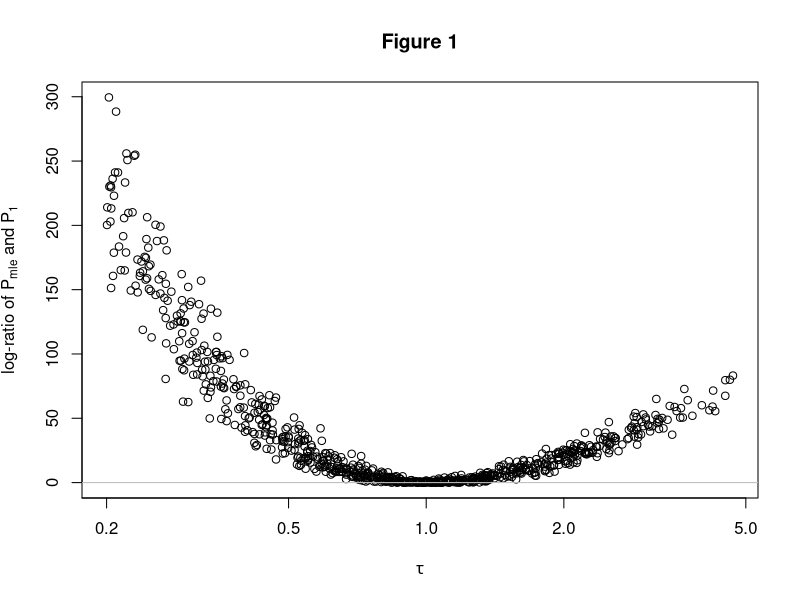
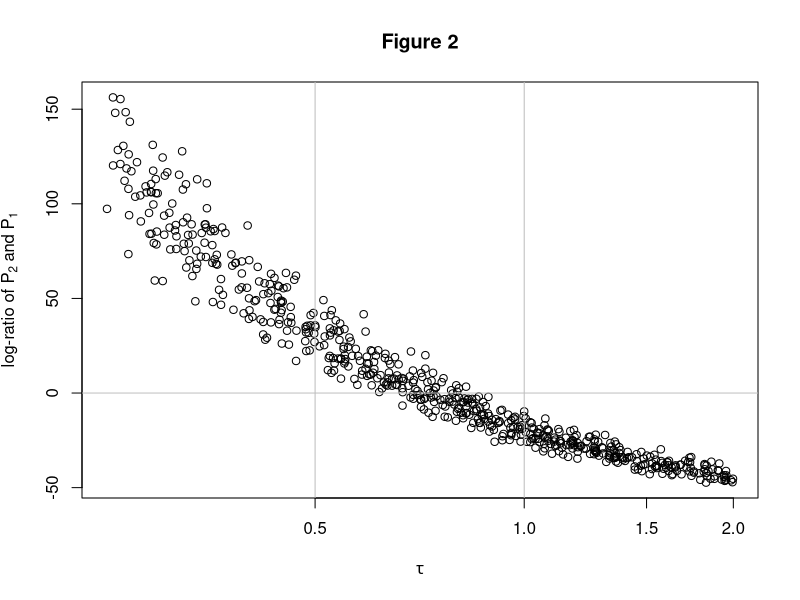
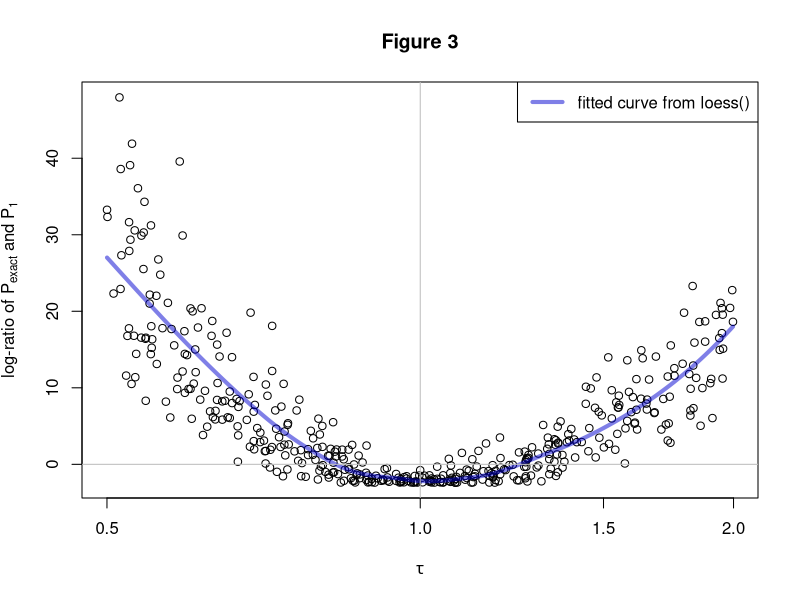
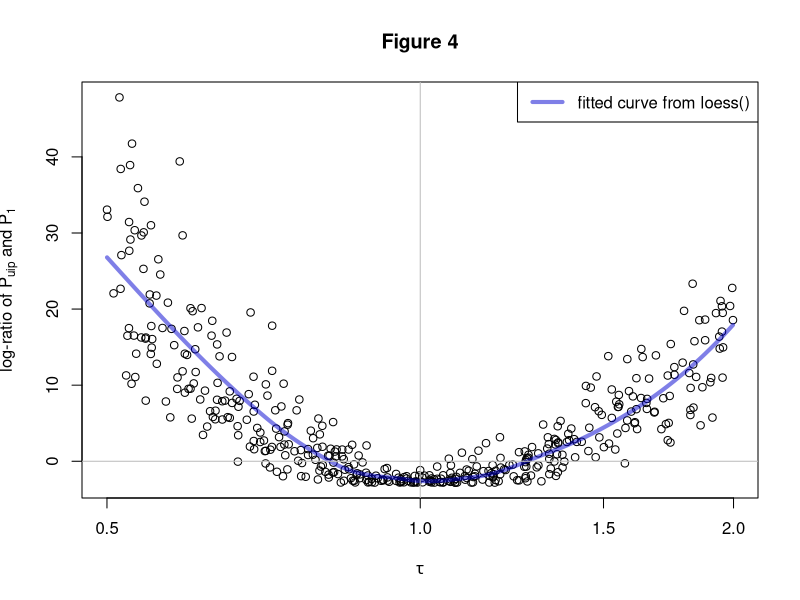

These charts were generated, in order, by the following R code:
## ---- chunk 1
set.seed(1337)
library(data.table)
library(magrittr)   # for %>%
## ---- chunk 2
n=200
a.few.loglikelihoods <- function(x) {
    stopifnot(n==length(x))
    mle_var = mean(x*x)
    P_x_H1 = sum(dnorm(x, mean=0, sd=1, log=T))   # H_1
    P_x_H2 = sum(dnorm(x, mean=0, sd=sqrt(2), log=T))   # H_2
    P_x_Hmle = sum(dnorm(x, mean=0, sd=sqrt(mle_var), log=T))   # H_mle
    # compute the UIP parameters for the Gamma prior
    alpha_prior = 1/2 # alpha is 'shape' in {r,g,p}gamma
    beta_prior = mle_var / 2 # 1/(2*n) * sum(x^2) # beta is 'rate' in {r,g,p}gamma
    alpha_posterior = alpha_prior + n/2
    beta_posterior = beta_prior + 1/2 * sum(x^2)

    # to compute the integrated likelihood, integrate over all tau,
    # we can just take an arbitrary one, as discussed above
    tau_arbitrary = 1
    P_x_Huip =   (   sum(dnorm(x, mean=0, sd=sqrt(1/tau_arbitrary), log=T))
                +   dgamma(tau_arbitrary, shape=alpha_prior    , rate=beta_prior    , log=T)
                -   dgamma(tau_arbitrary, shape=alpha_posterior, rate=beta_posterior, log=T)
                )

    # repeat the above with the 'true' prior parameters
    alpha_prior = 1
    beta_prior = 1
    alpha_posterior = alpha_prior + n/2
    beta_posterior = beta_prior + 1/2 * sum(x^2)

    # to compute the integrated likelihood, integrate over all tau,
    # we can just take an arbitrary one, as discussed above
    tau_arbitrary = 1
    P_x_Hexact =   (   sum(dnorm(x, mean=0, sd=sqrt(1/tau_arbitrary), log=T))
                +   dgamma(tau_arbitrary, shape=alpha_prior    , rate=beta_prior    , log=T)
                -   dgamma(tau_arbitrary, shape=alpha_posterior, rate=beta_posterior, log=T)
                )


    data.table  (   P_x_H1
                ,   P_x_H2
                ,   P_x_Hmle
                ,   P_x_Huip
                ,   P_x_Hexact
                )
}

# Generate 1000 taus, from the true prior, Gamma(1,1)
many.taus = rgamma(1000, 1,1)

# For each tau, generate a sample with that precision (1/variance) equal to tau.
# Also, compute all the likelihoods and store it all in a table

lapply(many.taus, function(tau) {
    x = rnorm(n, mean=0, sd=sqrt(1/tau))
    data.table(tau=tau, a.few.loglikelihoods(x))
}) %>%rbindlist -> d

# order the results by tau
d = d[order(tau)]

# print a few lines from 'd'
print(d)
## ---- chunk 3
d[tau >= 0.2 & tau <= 5.0,{
    plot(   tau ,   P_x_Hmle - P_x_H1
        ,   xlab = expression(tau) ,   ylab = expression('log-ratio of ' * P[mle] * ' and ' * P[1])
        ,   log='x',   main = 'Figure 1')
    abline(h=0, col='grey')
}] %>% invisible
## ---- chunk 4
d[tau >= 0.25 & tau < 2.0,{
    plot(   tau,   P_x_H2-P_x_H1
        ,   xlab = expression(tau) ,   ylab = expression('log-ratio of ' * P[2] * ' and ' * P[1])
        ,   log='x',   main='Figure 2'
        )
    abline(h=0, col='grey')
    abline(v=1, col='grey')
    abline(v=0.5, col='grey')
}] %>% invisible
## ---- chunk 5
d[
  tau >= 0.5 & tau < 2.0
  ,{
    y = P_x_Hexact - P_x_H1
    plot(   tau,   y
        ,   xlab = expression(tau)
        ,   ylab = expression('log-ratio of ' * P[exact] * ' and ' * P[1])
        ,   log='x', main='Figure 3'
        )
    lines(tau, predict( loess(   y ~ tau ))
          , col='#0000d080'
          , lwd=4
          )
    legend(x='topright',legend='fitted curve from loess()', lwd=4, col='#0000d080')
    abline(h=0, col='grey')
    abline(v=1, col='grey')
}] %>% invisible
## ---- chunk 6
d[
  tau >= 0.5 & tau < 2.0
  ,{
    y = P_x_Huip - P_x_H1
    plot(   tau ,   y
        ,   xlab = expression(tau)
        ,   ylab = expression('log-ratio of ' * P[uip] * ' and ' * P[1])
        ,   log='x', main = 'Figure 4'
        )
    lines(tau, predict( loess(   y ~ tau ))
          , col='#0000d080'
          , lwd=4
          )
    legend(x='topright',legend='fitted curve from loess()', lwd=4, col='#0000d080')
    abline(h=0, col='grey')
    abline(v=1, col='grey')
}] %>% invisible
